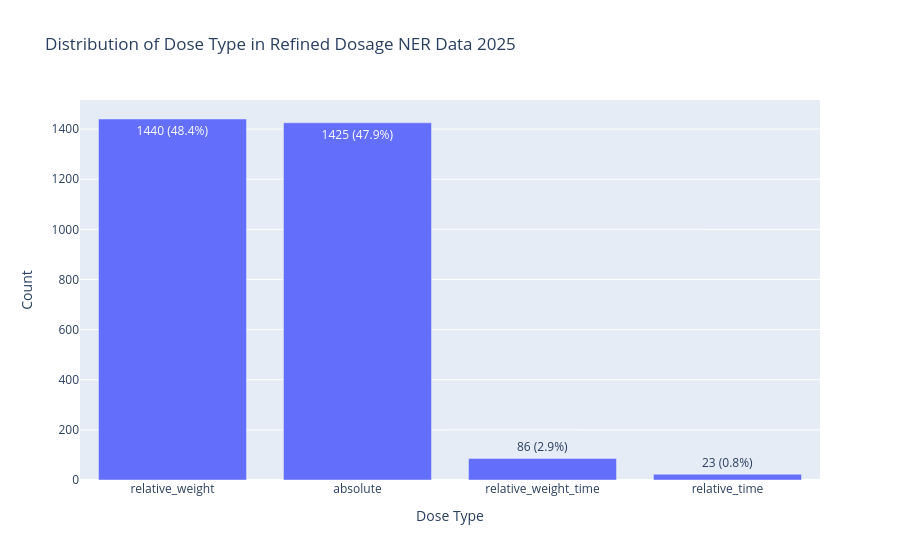

The notebook cell this image was saved under:
### Code cell
import plotly.graph_objects as go
# Plot distribution of Dose Type in refined dosage_ner_data_2025
dose_type_counts = dosage_ner_data_2025_refined['Dose_Type'].value_counts().reset_index()
dose_type_counts.columns = ['Dose_Type', 'Count']
dose_type_counts['Percent'] = (dose_type_counts['Count'] / dose_type_counts['Count'].sum() * 100).round(1)

fig = go.Figure(
    data=[
        go.Bar(
            x=dose_type_counts['Dose_Type'],
            y=dose_type_counts['Count'],
            text=dose_type_counts.apply(lambda r: f"{r['Count']} ({r['Percent']}%)", axis=1),
            textposition='auto'
        )
    ]
)
fig.update_layout(
    title='Distribution of Dose Type in Refined Dosage NER Data 2025',
    xaxis_title='Dose Type',
    yaxis_title='Count'
)
fig.show()

### Figure 1 — Plotly figure (JSON) as saved in the notebook; plotly's stock layout.template omitted (floating-point values rounded to 4 significant figures)
{"data": [{"text": ["1440 (48.4%)", "1425 (47.9%)", "86 (2.9%)", "23 (0.8%)"], "textposition": "auto", "type": "bar", "x": ["relative_weight", "absolute", "relative_weight_time", "relative_time"], "y": [1440, 1425, 86, 23]}], "layout": {"title": {"text": "Distribution of Dose Type in Refined Dosage NER Data 2025"}, "xaxis": {"title": {"text": "Dose Type"}}, "yaxis": {"title": {"text": "Count"}}}}
